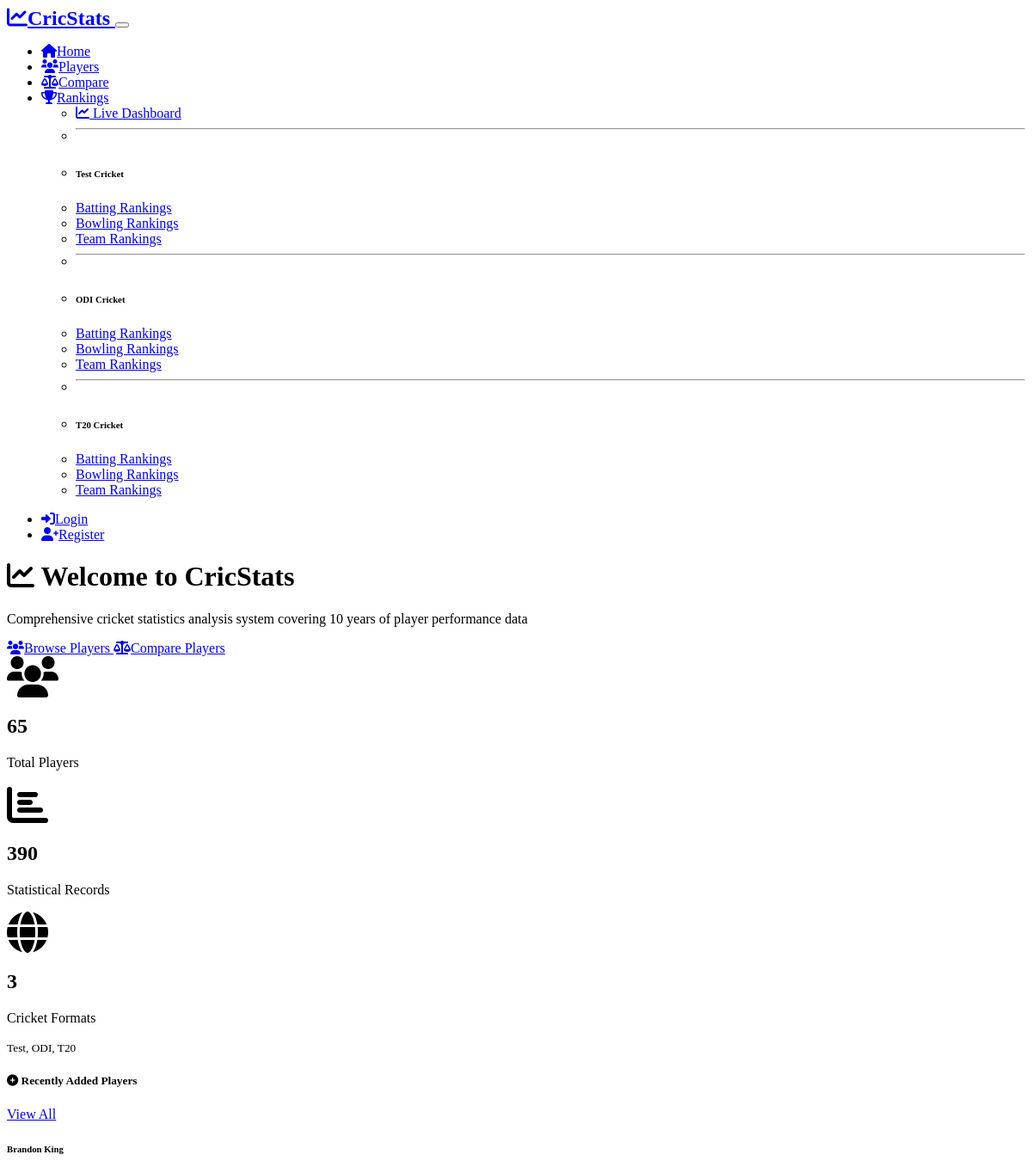
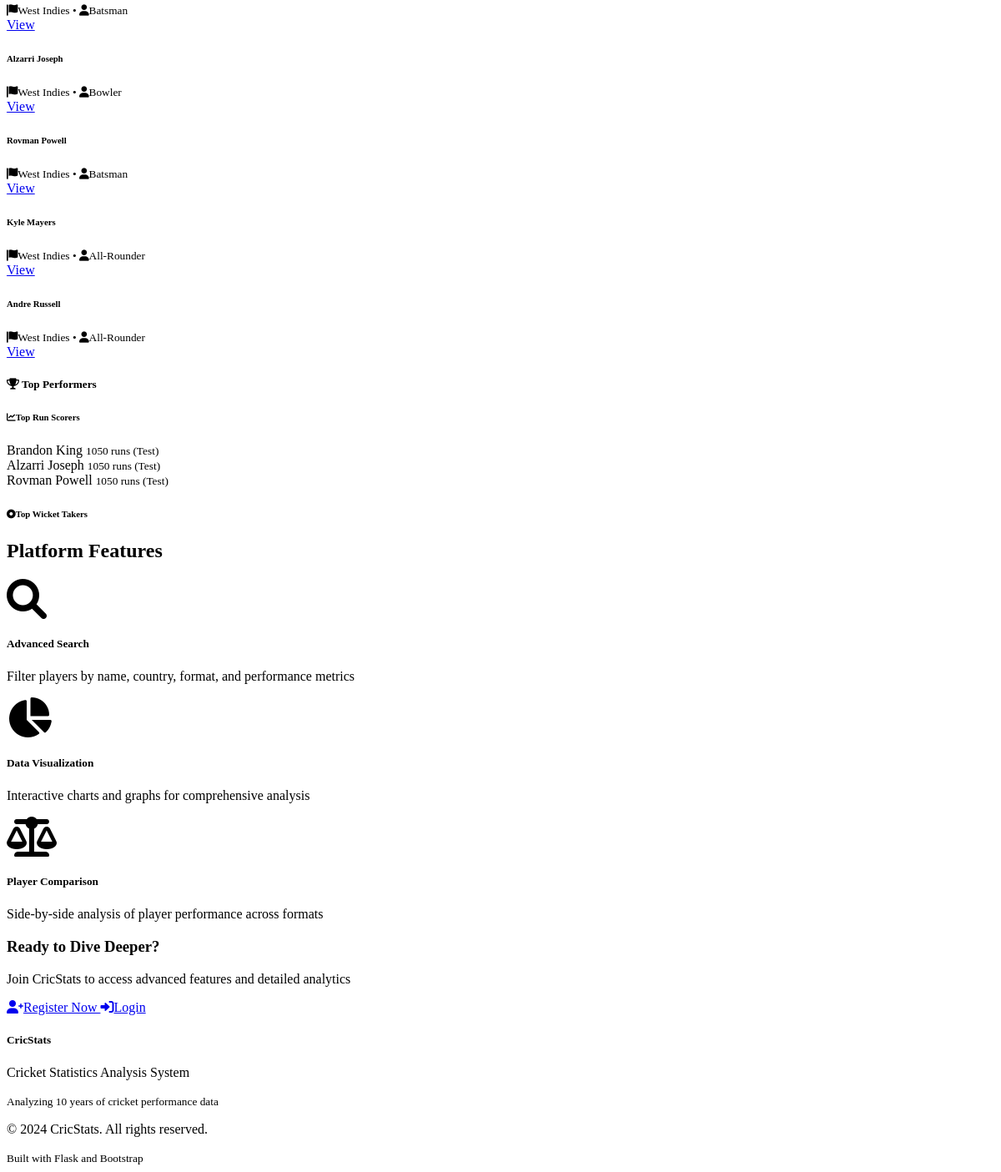
The page / on the database its author committed (2 pictures, top to bottom).
### models.py (models this page shows, shortened)
class Player(db.Model):
    id = db.Column(db.Integer, primary_key=True)
    name = db.Column(db.String(100), nullable=False)
    country = db.Column(db.String(50), nullable=False)
    debut_year = db.Column(db.Integer, nullable=False)
    player_type = db.Column(db.String(20), nullable=False)  # batsman, bowler, all-rounder, wicket-keeper
    birth_date = db.Column(db.Date)
    batting_style = db.Column(db.String(20))  # right-handed, left-handed
    bowling_style = db.Column(db.String(50))  # right-arm fast, left-arm spin, etc.
    created_at = db.Column(db.DateTime, default=datetime.utcnow)
    updated_at = db.Column(db.DateTime, default=datetime.utcnow, onupdate=datetime.utcnow)
    statistics = db.relationship('PlayerStatistic', backref='player', lazy=True, cascade='all, delete-orphan')

### routes.py (the view)
@app.route('/')
def index():
    total_players = Player.query.count()
    total_stats = PlayerStatistic.query.count()
    recent_players = Player.query.order_by(Player.created_at.desc()).limit(5).all()
    top_performers = get_top_performers()
    return render_template('index.html',
                         total_players=total_players,
                         total_stats=total_stats,
                         recent_players=recent_players,
                         top_performers=top_performers)

### templates/index.html (shortened to what this page needs)
{% extends "base.html" %}
{% block content %}
<div class="container mt-4">
    <div class="row mb-5">
        <div class="col-lg-12 text-center">
            <h1 class="display-4 mb-3">
                <i class="fas fa-chart-line text-primary me-3"></i>
                Welcome to CricStats
            </h1>
            <p class="lead text-muted">
                Comprehensive cricket statistics analysis system covering 10 years of player performance data
            </p>
            <div class="mt-4">
                <a href="{{ url_for('players') }}" class="btn btn-primary btn-lg me-3">
                    <i class="fas fa-users me-2"></i>Browse Players
                </a>
                <a href="{{ url_for('compare') }}" class="btn btn-outline-primary btn-lg">
                    <i class="fas fa-balance-scale me-2"></i>Compare Players
                </a>
            </div>
        </div>
    </div>
    <div class="row mb-5">
        <div class="col-md-4 mb-3">
            <div class="card bg-primary text-white h-100">
                <div class="card-body text-center">
                    <i class="fas fa-users fa-3x mb-3"></i>
                    <h2 class="card-title">{{ total_players }}</h2>
                    <p class="card-text">Total Players</p>
                </div>
            </div>
        </div>
        <div class="col-md-4 mb-3">
            <div class="card bg-success text-white h-100">
                <div class="card-body text-center">
                    <i class="fas fa-chart-bar fa-3x mb-3"></i>
                    <h2 class="card-title">{{ total_stats }}</h2>
                    <p class="card-text">Statistical Records</p>
                </div>
            </div>
        </div>
        <div class="col-md-4 mb-3">
            <div class="card bg-info text-white h-100">
                <div class="card-body text-center">
                    <i class="fas fa-globe fa-3x mb-3"></i>
                    <h2 class="card-title">3</h2>
                    <p class="card-text">Cricket Formats</p>
                    <small>Test, ODI, T20</small>
                </div>
            </div>
        </div>
    </div>
    <div class="row">
        <div class="col-lg-6 mb-4">
            <div class="card">
                <div class="card-header d-flex justify-content-between align-items-center">
                    <h5 class="mb-0">
                        <i class="fas fa-plus-circle me-2 text-success"></i>
                        Recently Added Players
                    </h5>
                    <a href="{{ url_for('players') }}" class="btn btn-sm btn-outline-primary">View All</a>
                </div>
                <div class="card-body">
                    {% if recent_players %}
                        <div class="list-group list-group-flush">
                            {% for player in recent_players %}
                                <div class="list-group-item d-flex justify-content-between align-items-center">
                                    <div>
                                        <h6 class="mb-1">{{ player.name }}</h6>
                                        <small class="text-muted">
                                            <i class="fas fa-flag me-1"></i>{{ player.country }} •
                                            <i class="fas fa-user me-1"></i>{{ player.player_type.title() }}
                                        </small>
                                    </div>
                                    <a href="{{ url_for('player_detail', player_id=player.id) }}"
                                       class="btn btn-sm btn-outline-primary">
                                        View
                                    </a>
                                </div>
                            {% endfor %}
                        </div>
                    {% else %}
                        <div class="text-center text-muted py-3">
                            <i class="fas fa-info-circle me-2"></i>
                            No players added yet
                        </div>
                    {% endif %}
                </div>
            </div>
        </div>
        <div class="col-lg-6 mb-4">
            <div class="card">
                <div class="card-header">
                    <h5 class="mb-0">
                        <i class="fas fa-trophy me-2 text-warning"></i>
                        Top Performers
                    </h5>
                </div>
                <div class="card-body">
                    {% if top_performers %}
                        <h6 class="text-primary mb-2">
                            <i class="fas fa-chart-line me-1"></i>Top Run Scorers
                        </h6>
                        {% if top_performers.batting.most_runs[:3] %}
                            <div class="list-group list-group-flush mb-3">
                                {% for performer in top_performers.batting.most_runs[:3] %}
                                    <div class="list-group-item py-2">
                                        <div class="d-flex justify-content-between">
                                            <span>{{ performer.player }}</span>
                                            <small class="text-muted">
                                                {{ performer.value }} runs ({{ performer.format }})
                                            </small>
                                        </div>
                                    </div>
                                {% endfor %}
                            </div>
                        {% endif %}
                        <h6 class="text-danger mb-2">
                            <i class="fas fa-dot-circle me-1"></i>Top Wicket Takers
                        </h6>
                    {% else %}
                        <div class="text-center text-muted py-3">
                            <i class="fas fa-info-circle me-2"></i>
                            No performance data available yet
                        </div>
                    {% endif %}
                </div>
            </div>
        </div>
    </div>
    <div class="row mt-5">
        <div class="col-12">
            <h2 class="text-center mb-4">Platform Features</h2>
        </div>
        <div class="col-md-4 mb-3">
            <div class="card h-100 border-0 shadow-sm">
                <div class="card-body text-center">
                    <i class="fas fa-search fa-3x text-primary mb-3"></i>
                    <h5 class="card-title">Advanced Search</h5>
                    <p class="card-text">Filter players by name, country, format, and performance metrics</p>
                </div>
            </div>
        </div>
        <div class="col-md-4 mb-3">
            <div class="card h-100 border-0 shadow-sm">
                <div class="card-body text-center">
                    <i class="fas fa-chart-pie fa-3x text-success mb-3"></i>
                    <h5 class="card-title">Data Visualization</h5>
                    <p class="card-text">Interactive charts and graphs for comprehensive analysis</p>
                </div>
            </div>
        </div>
        <div class="col-md-4 mb-3">
            <div class="card h-100 border-0 shadow-sm">
                <div class="card-body text-center">
                    <i class="fas fa-balance-scale fa-3x text-info mb-3"></i>
                    <h5 class="card-title">Player Comparison</h5>
                    <p class="card-text">Side-by-side analysis of player performance across formats</p>
                </div>
            </div>
        </div>
    </div>
    {% if not current_user.is_authenticated %}
        <div class="row mt-5">
            <div class="col-12">
                <div class="card bg-light border-0">
                    <div class="card-body text-center py-5">
                        <h3 class="mb-3">Ready to Dive Deeper?</h3>
                        <p class="lead mb-4">Join CricStats to access advanced features and detailed analytics</p>
                        <a href="{{ url_for('register') }}" class="btn btn-primary btn-lg me-3">
                            <i class="fas fa-user-plus me-2"></i>Register Now
                        </a>
                        <a href="{{ url_for('login') }}" class="btn btn-outline-primary btn-lg">
                            <i class="fas fa-sign-in-alt me-2"></i>Login
                        </a>
                    </div>
                </div>
            </div>
        </div>
    {% endif %}
</div>
{% endblock %}

### static/css/custom.css (style rules this page uses)
:root { --cricstats-primary: #0d6efd; --cricstats-secondary: #6c757d; --cricstats-success: #198754; --cricstats-info: #0dcaf0; --cricstats-warning: #ffc107; --cricstats-danger: #dc3545; }
.card { transition: transform 0.2s ease-in-out, box-shadow 0.2s ease-in-out; }
.btn { transition: all 0.2s ease-in-out; }

### rows shown on the page
Player: name "Brandon King", country "West Indies", player_type "Batsman", player "Brandon King", value "1050", format "Test"
Player: name "Alzarri Joseph", country "West Indies", player_type "Bowler", player "Alzarri Joseph", value "1050", format "Test"
Player: name "Rovman Powell", country "West Indies", player_type "Batsman", player "Rovman Powell", value "1050", format "Test"
Player: name "Kyle Mayers", country "West Indies", player_type "All-Rounder"
Player: name "Andre Russell", country "West Indies", player_type "All-Rounder"

### other values the page prints
{{ total_players }} "65"
{{ total_stats }} "390"
